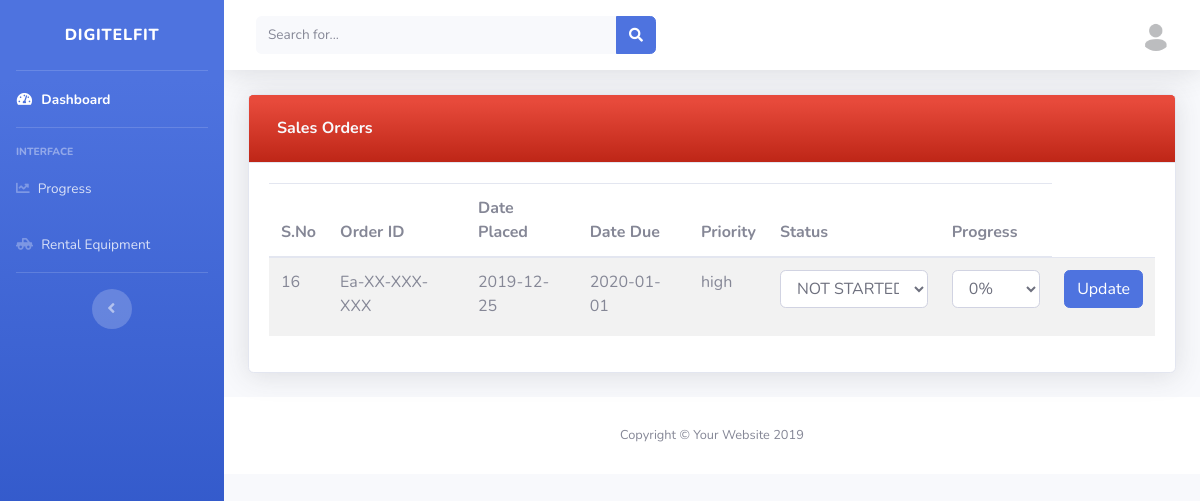
Page /production/orderupdate.php on the committed database.
### tables this page shows
CREATE TABLE `salesorder` (
  `ID` int(11) NOT NULL,
  `orderid` varchar(255) DEFAULT NULL,
  `dateplaced` date DEFAULT NULL,
  `datedue` date DEFAULT NULL,
  `priority` varchar(255) DEFAULT NULL,
  `file_name` varchar(255) DEFAULT 'NULL',
  `file_type` varchar(255) DEFAULT 'NULL',
  `so_file` mediumblob DEFAULT NULL,
  `sostatus` varchar(255) DEFAULT 'NOT STARTED',
  `progress` decimal(3,2) DEFAULT 0.00,
  `approval` varchar(255) NOT NULL DEFAULT 'Pending Approval'
);

### production/orderupdate.php (the view, shortened to what this page needs)
<?php
    include('includes/header.php');
    include('includes/navbar.php');
    include('includes/dbh.inc.php');
?>
<div class="container-fluid">
    <div class="card shadow mb-4">
        <div class="card-header bg-gradient-danger py-3">
            <h6 class="m-2 font-weight-bold text-light">Sales Orders</h6>
        </div>
        <div class="card-body">
            <?php
            $query = "SELECT * FROM salesorder where approval ='Approved';";
            $query_run = mysqli_query($conn,$query);
            ?>
            <table class="table table-striped">
                <thead>
                    <tr>
                    <th scope="col">S.No</th>
                    <th scope="col">Order ID</th>
                    <th scope="col">Date Placed</th>
                    <th scope="col">Date Due</th>
                    <th scope="col">Priority</th>
                    <th scope="col">Status</th>
                    <th scope="col">Progress</th>
                    </tr>
                </thead>
                <tbody>
                    <?php
                    if(mysqli_num_rows($query_run) > 0)
                    {
                        while($row = mysqli_fetch_assoc($query_run))
                        {
                            ?>
                    <tr>
                    <td><?php echo $row['ID'];?></td>
                    <td><?php echo $row['orderid'];?></td>
                    <td><?php echo $row['dateplaced'];?></td>
                    <td><?php echo $row['datedue'];?></td>
                    <td><?php echo $row['priority'];?></td>
                    <form action="includes/updateprog.inc.php?id=<?php echo $row['ID'];?>" method="POST">
                    <td>
                        <div class="form-group">
                            <select name="edit_status" class="form-control">
                                <option value="" disabled selected hidden><?php echo $row['sostatus'];?></option>
                            </select>
                        </div>
                    </td>
                    <td>
                        <div class="form-group">
                            <select name="edit_progress" class="form-control">
                            <option value="" disabled selected hidden><?php $per=$row['progress']*100; echo $per."%"; ?></option>
                            </select>
                        </div>
                    </td>
                    <td>
                    <button name="update-btn" class="btn btn-primary">Update</button>
                    </td>
                    </form>
                    </tr>
                    <?php
                        }
                    }
                    else {
                        echo "No Record Found";
                        }
                    ?>
                </tbody>
            </table>
        </div>
    </div>
</div>
<?php
      include("includes/footer.php");
?>

### rows in the picture
salesorder: ID "16", orderid "Ea-XX-XXX-XXX", dateplaced "2019-12-25", datedue "2020-01-01", priority "high", edit_status "NOT STARTED", edit_progress "0%"
